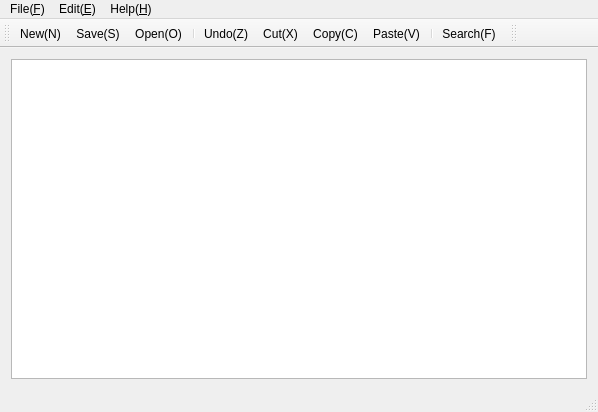
<?xml version="1.0" encoding="UTF-8"?>
<ui version="4.0">
 <class>MainWindow</class>
 <widget class="QMainWindow" name="MainWindow">
  <property name="geometry">
   <rect>
    <x>0</x>
    <y>0</y>
    <width>598</width>
    <height>412</height>
   </rect>
  </property>
  <property name="windowTitle">
   <string>MainWindow</string>
  </property>
  <widget class="QWidget" name="centralWidget">
   <layout class="QGridLayout" name="gridLayout">
    <item row="0" column="0">
     <widget class="QTextEdit" name="textEdit"/>
    </item>
   </layout>
  </widget>
  <widget class="QMenuBar" name="menuBar">
   <property name="geometry">
    <rect>
     <x>0</x>
     <y>0</y>
     <width>598</width>
     <height>22</height>
    </rect>
   </property>
   <widget class="QMenu" name="menuFile_F">
    <property name="title">
     <string>File(&amp;F)</string>
    </property>
    <addaction name="actionNew_N"/>
    <addaction name="actionSave_S"/>
    <addaction name="actionClose_C"/>
    <addaction name="separator"/>
    <addaction name="actionSave_S_2"/>
    <addaction name="actionSave_As_A"/>
    <addaction name="separator"/>
    <addaction name="actionExit_E"/>
   </widget>
   <widget class="QMenu" name="menuEdit_E">
    <property name="title">
     <string>Edit(&amp;E)</string>
    </property>
    <addaction name="actionSearch"/>
    <addaction name="separator"/>
    <addaction name="actionCut_X"/>
    <addaction name="actionCopy_C"/>
    <addaction name="actionPaste_V"/>
    <addaction name="separator"/>
    <addaction name="actionSearch_F"/>
   </widget>
   <widget class="QMenu" name="menuHelp">
    <property name="title">
     <string>Help(&amp;H)</string>
    </property>
    <addaction name="actionAbout"/>
    <addaction name="actionVersion"/>
   </widget>
   <addaction name="menuFile_F"/>
   <addaction name="menuEdit_E"/>
   <addaction name="menuHelp"/>
  </widget>
  <widget class="QToolBar" name="mainToolBar">
   <attribute name="toolBarArea">
    <enum>TopToolBarArea</enum>
   </attribute>
   <attribute name="toolBarBreak">
    <bool>false</bool>
   </attribute>
   <addaction name="actionNew_N"/>
   <addaction name="actionSave_S_2"/>
   <addaction name="actionSave_S"/>
   <addaction name="separator"/>
   <addaction name="actionSearch"/>
   <addaction name="actionCut_X"/>
   <addaction name="actionCopy_C"/>
   <addaction name="actionPaste_V"/>
   <addaction name="separator"/>
   <addaction name="actionSearch_F"/>
  </widget>
  <widget class="QStatusBar" name="statusBar"/>
  <widget class="QToolBar" name="toolBar">
   <property name="windowTitle">
    <string>toolBar</string>
   </property>
   <attribute name="toolBarArea">
    <enum>TopToolBarArea</enum>
   </attribute>
   <attribute name="toolBarBreak">
    <bool>false</bool>
   </attribute>
  </widget>
  <action name="actionNew_N">
   <property name="checkable">
    <bool>true</bool>
   </property>
   <property name="icon">
    <iconset resource="menu.qrc">
     <normaloff>:/file/images/new.png</normaloff>:/file/images/new.png</iconset>
   </property>
   <property name="text">
    <string>New(&amp;N)</string>
   </property>
   <property name="shortcut">
    <string>Ctrl+N</string>
   </property>
  </action>
  <action name="actionSave_S">
   <property name="icon">
    <iconset resource="menu.qrc">
     <normaloff>:/file/images/open.png</normaloff>:/file/images/open.png</iconset>
   </property>
   <property name="text">
    <string>Open(&amp;O)</string>
   </property>
   <property name="shortcut">
    <string>Ctrl+S</string>
   </property>
  </action>
  <action name="actionSearch">
   <property name="icon">
    <iconset resource="menu.qrc">
     <normaloff>:/file/images/undo.png</normaloff>:/file/images/undo.png</iconset>
   </property>
   <property name="text">
    <string>Undo(&amp;Z)</string>
   </property>
   <property name="shortcut">
    <string>Meta+S</string>
   </property>
  </action>
  <action name="actionAbout">
   <property name="icon">
    <iconset resource="menu.qrc">
     <normaloff>:/file/images/help.png</normaloff>:/file/images/help.png</iconset>
   </property>
   <property name="text">
    <string>About(&amp;H)</string>
   </property>
   <property name="shortcut">
    <string>Meta+H</string>
   </property>
  </action>
  <action name="actionClose_C">
   <property name="icon">
    <iconset resource="menu.qrc">
     <normaloff>:/file/images/close.png</normaloff>:/file/images/close.png</iconset>
   </property>
   <property name="text">
    <string>Close(&amp;C)</string>
   </property>
  </action>
  <action name="actionSave_S_2">
   <property name="icon">
    <iconset resource="menu.qrc">
     <normaloff>:/file/images/save.png</normaloff>:/file/images/save.png</iconset>
   </property>
   <property name="text">
    <string>Save(&amp;S)</string>
   </property>
  </action>
  <action name="actionSave_As_A">
   <property name="icon">
    <iconset resource="menu.qrc">
     <normaloff>:/file/images/save_as.png</normaloff>:/file/images/save_as.png</iconset>
   </property>
   <property name="text">
    <string>Save As(&amp;A)</string>
   </property>
  </action>
  <action name="actionExit_E">
   <property name="icon">
    <iconset resource="menu.qrc">
     <normaloff>:/file/images/exit.png</normaloff>:/file/images/exit.png</iconset>
   </property>
   <property name="text">
    <string>Exit(&amp;E)</string>
   </property>
  </action>
  <action name="actionCut_X">
   <property name="icon">
    <iconset resource="menu.qrc">
     <normaloff>:/file/images/cut.png</normaloff>:/file/images/cut.png</iconset>
   </property>
   <property name="text">
    <string>Cut(&amp;X)</string>
   </property>
  </action>
  <action name="actionCopy_C">
   <property name="icon">
    <iconset resource="menu.qrc">
     <normaloff>:/file/images/copy.png</normaloff>:/file/images/copy.png</iconset>
   </property>
   <property name="text">
    <string>Copy(&amp;C)</string>
   </property>
  </action>
  <action name="actionPaste_V">
   <property name="icon">
    <iconset resource="menu.qrc">
     <normaloff>:/file/images/paste.png</normaloff>:/file/images/paste.png</iconset>
   </property>
   <property name="text">
    <string>Paste(&amp;V)</string>
   </property>
  </action>
  <action name="actionSearch_F">
   <property name="icon">
    <iconset resource="menu.qrc">
     <normaloff>:/file/images/search.png</normaloff>:/file/images/search.png</iconset>
   </property>
   <property name="text">
    <string>Search(&amp;F)</string>
   </property>
  </action>
  <action name="actionVersion">
   <property name="icon">
    <iconset resource="menu.qrc">
     <normaloff>:/file/images/version.png</normaloff>:/file/images/version.png</iconset>
   </property>
   <property name="text">
    <string>Version</string>
   </property>
  </action>
 </widget>
 <layoutdefault spacing="6" margin="11"/>
 <resources>
  <include location="menu.qrc"/>
 </resources>
 <connections/>
</ui>
